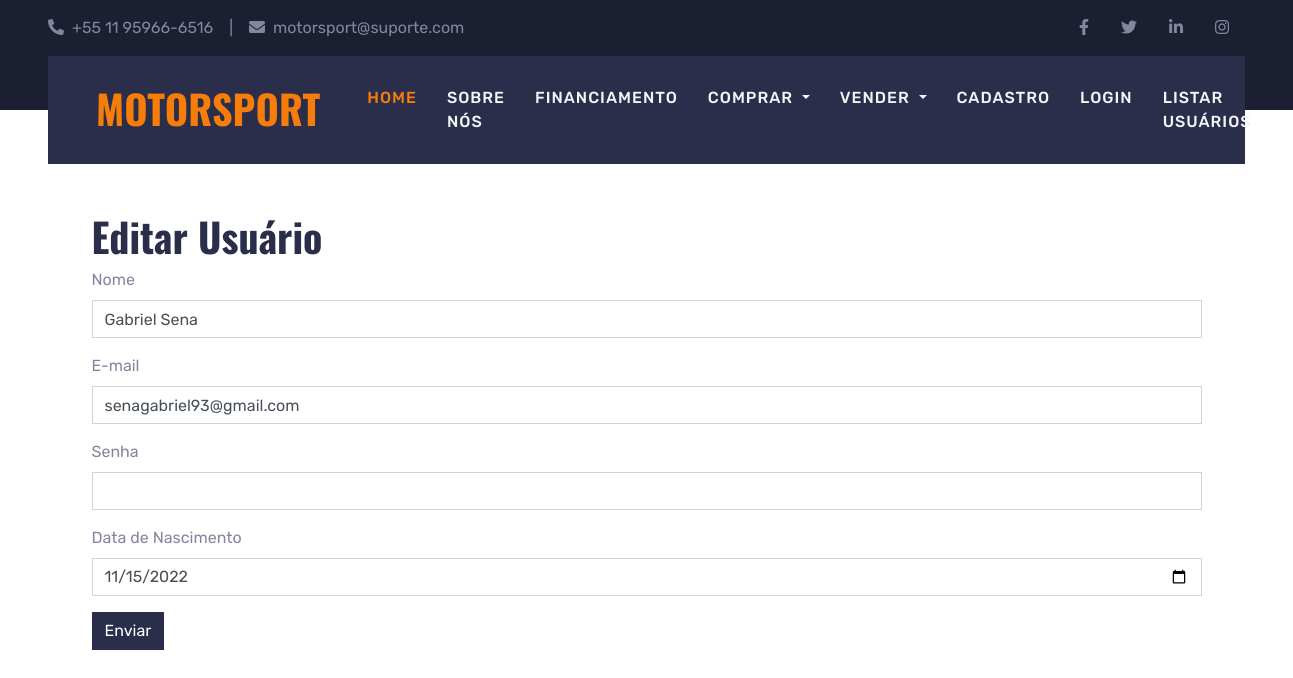
/lojaMotorSport/pages/index.php?page=editar&id=1, run on the app's committed database.
### tables this page shows
CREATE TABLE IF NOT EXISTS `usuarios` (
  `id` int(11) NOT NULL AUTO_INCREMENT,
  `nome` varchar(45) NOT NULL,
  `email` varchar(255) NOT NULL,
  `senha` varchar(45) NOT NULL,
  `data_nasc` date NOT NULL,
  PRIMARY KEY (`id`)
);

### lojaMotorSport/pages/editarUsuario.php (the view, shortened to what this page needs)
<h1>Editar Usuário</h1>
<?php
    $sql = "SELECT * FROM usuarios WHERE id=".$_REQUEST["id"];
    $res = $conn->query($sql);
    $row = $res->fetch_object();
?>
<form action ="?page=salvar" method="POST">
    <div class="mb-3">
        <label>Nome</label>
        <input type="text" name="nome" value="<?php print $row->nome;?>"
        class="form-control">
    </div>
    <div class="mb-3">
        <label>E-mail</label>
        <input type="email" name="email" value="<?php print $row->email;?>"
        class="form-control">
    </div>
    <div class="mb-3">
        <label>Senha</label>
        <input type="password" name="senha"
        class="form-control" required>
    </div>
    <div class="mb-3">
        <label>Data de Nascimento</label>
        <input type="date" name="data_nasc" value="<?php print $row->data_nasc;?>"
        class="form-control">
    </div>
    <div class="mb-3">
        <button type="submit" class="btn btn-secondary"> Enviar</button>
    </div>
</form>

### lojaMotorSport/css/style.css (style rules this page uses)
:root { --primary: #F77D0A; --secondary: #2B2E4A; --light: #F4F5F8; --dark: #1C1E32; }
h1, h2, .font-weight-bold { font-weight: 700 !important; }

### data on the page
usuarios: nome "Gabriel Sena", email "senagabriel93@gmail.com", data_nasc "11/15/2022"
